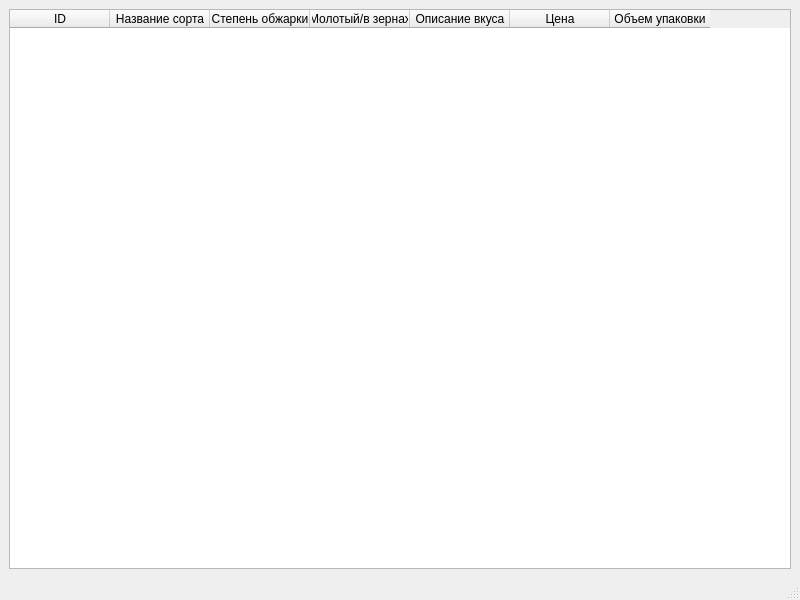
<?xml version="1.0" encoding="UTF-8"?>
<ui version="4.0">
 <class>MainWindow</class>
 <widget class="QMainWindow" name="MainWindow">
  <property name="geometry">
   <rect>
    <x>0</x>
    <y>0</y>
    <width>800</width>
    <height>600</height>
   </rect>
  </property>
  <property name="windowTitle">
   <string>Coffee Information</string>
  </property>
  <widget class="QWidget" name="centralwidget">
   <layout class="QVBoxLayout" name="verticalLayout">
    <item>
     <widget class="QTableWidget" name="tableWidget">
      <property name="columnCount">
       <number>7</number>
      </property>
      <column>
       <property name="text">
        <string>ID</string>
       </property>
      </column>
      <column>
       <property name="text">
        <string>Название сорта</string>
       </property>
      </column>
      <column>
       <property name="text">
        <string>Степень обжарки</string>
       </property>
      </column>
      <column>
       <property name="text">
        <string>Молотый/в зернах</string>
       </property>
      </column>
      <column>
       <property name="text">
        <string>Описание вкуса</string>
       </property>
      </column>
      <column>
       <property name="text">
        <string>Цена</string>
       </property>
      </column>
      <column>
       <property name="text">
        <string>Объем упаковки</string>
       </property>
      </column>
     </widget>
    </item>
   </layout>
  </widget>
  <widget class="QMenuBar" name="menubar">
   <property name="geometry">
    <rect>
     <x>0</x>
     <y>0</y>
     <width>800</width>
     <height>21</height>
    </rect>
   </property>
  </widget>
  <widget class="QStatusBar" name="statusbar"/>
 </widget>
 <resources/>
 <connections/>
</ui>
